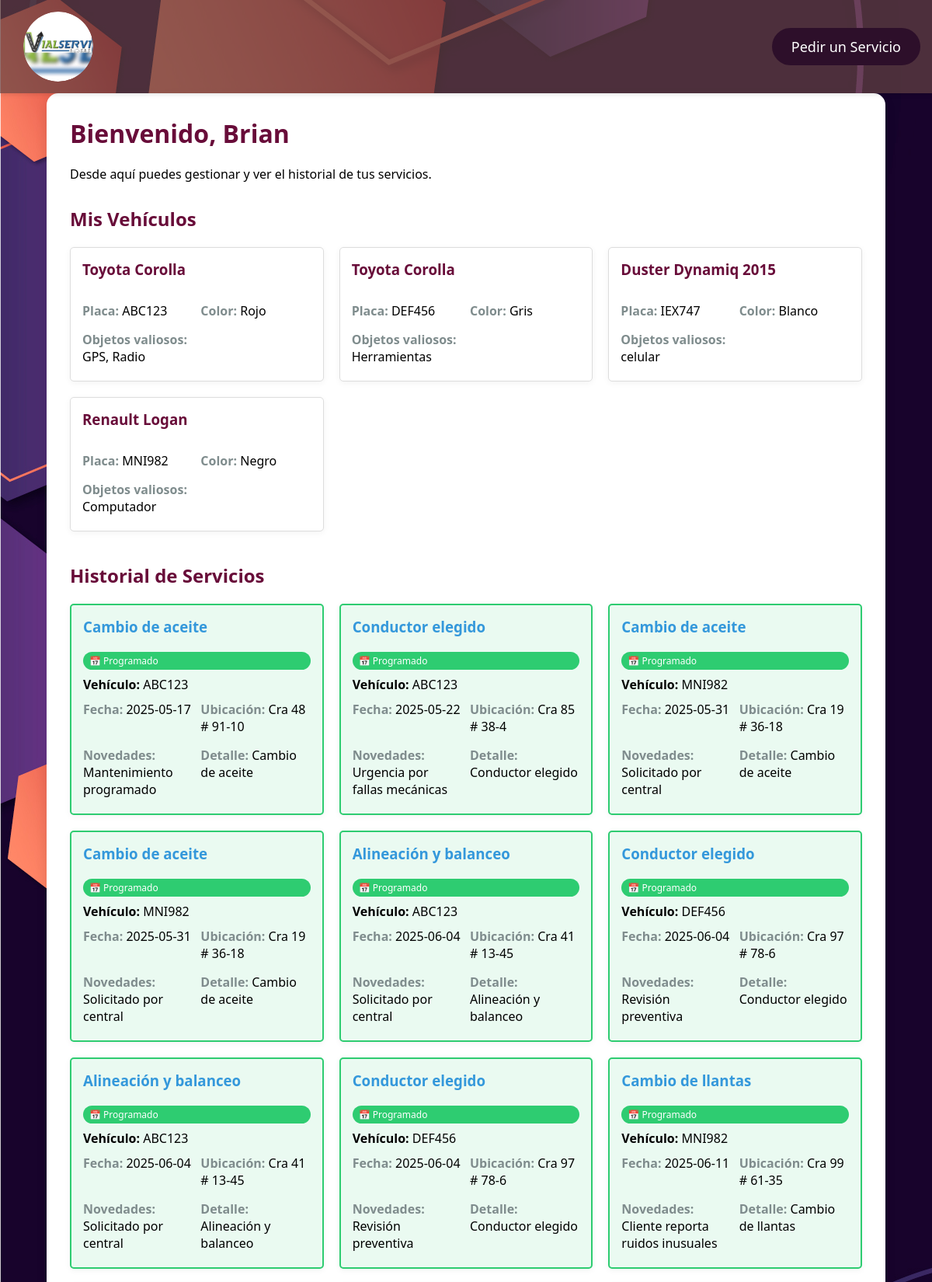
Page /cliente_dashboard.php (signed in, upper part) on the committed database.
### tables this page shows
CREATE TABLE `clientes` (
  `Cedula_Id` int(11) NOT NULL,
  `Nombre` varchar(100) NOT NULL,
  `Apellido` varchar(100) NOT NULL,
  `Teléfono` varchar(20) DEFAULT NULL,
  `Email` varchar(100) NOT NULL,
  `password` varchar(255) NOT NULL
);

CREATE TABLE `vehiculos` (
  `Placa` varchar(20) NOT NULL,
  `Marca` varchar(50) DEFAULT NULL,
  `Modelo` varchar(50) DEFAULT NULL,
  `Color` varchar(20) DEFAULT NULL,
  `Objetos_Valiosos` text DEFAULT NULL,
  `Clientes_Vehiculos` int(11) DEFAULT NULL
);

CREATE TABLE `servicios_realizados` (
  `Servicio_Realizado_id` int(11) NOT NULL,
  `Cedula_Empleado_id_Servicios_Realizados` int(11) DEFAULT NULL,
  `Vehiculo_id_Servicios_Realizados` varchar(20) DEFAULT NULL,
  `Servicio_id_Servicios_Realizados` int(11) DEFAULT NULL,
  `Fecha` date DEFAULT NULL,
  `municipio` int(11) DEFAULT 11,
  `Ubicación` varchar(255) DEFAULT NULL,
  `Novedades` text DEFAULT NULL,
  `Fotos` text DEFAULT NULL,
  `Detalle_Servicio` text DEFAULT NULL,
  `Custodia_Servicio` text DEFAULT NULL,
  `Facturación_Separada` tinyint(1) DEFAULT NULL
);

CREATE TABLE `servicios` (
  `Servicio_id` int(11) NOT NULL,
  `Nombre_Servicio` varchar(100) NOT NULL,
  `Descripción` varchar(255) DEFAULT NULL
);

### cliente_dashboard.php (the view, shortened to what this page needs)
<?php
require_once 'config.php';
$sql_cliente = "SELECT * FROM clientes WHERE Cedula_Id = ?";
$stmt_cliente = $conn->prepare($sql_cliente);
$stmt_cliente->bind_param("i", $_SESSION['cliente_id']);
$stmt_cliente->execute();
$result_cliente = $stmt_cliente->get_result();
$cliente = $result_cliente->fetch_assoc();
$sql_vehiculos = "SELECT * FROM vehiculos WHERE Clientes_Vehiculos = ?";
$stmt_vehiculos = $conn->prepare($sql_vehiculos);
$stmt_vehiculos->bind_param("i", $_SESSION['cliente_id']);
$stmt_vehiculos->execute();
$vehiculos = $stmt_vehiculos->get_result()->fetch_all(MYSQLI_ASSOC);
$servicios = array();
if (!empty($vehiculos)) {
    $placas = array_column($vehiculos, 'Placa');
    $placeholders = implode(',', array_fill(0, count($placas), '?'));
    $sql_servicios = "SELECT sr.*, s.Nombre_Servicio, v.Placa
                     FROM servicios_realizados sr
                     JOIN servicios s ON sr.Servicio_id_Servicios_Realizados = s.Servicio_id
                     JOIN vehiculos v ON sr.Vehiculo_id_Servicios_Realizados = v.Placa
                     WHERE sr.Vehiculo_id_Servicios_Realizados IN ($placeholders)
                     ORDER BY (sr.Fecha >= CURDATE()) DESC, sr.Fecha ASC";
    $stmt_servicios = $conn->prepare($sql_servicios);
    $types = str_repeat('s', count($placas));
    $stmt_servicios->bind_param($types, ...$placas);
    $stmt_servicios->execute();
    $servicios = $stmt_servicios->get_result()->fetch_all(MYSQLI_ASSOC);
}
?>
<!DOCTYPE html>
<html lang="es">
<head>
</head>
<body>
    <div class="sidebar">
        <div class="logo-container">
            <img src="Imagenes/Logo.jpg" alt="Logo VialServi" class="logo">
        </div>
        <div>
            <a href="crear_servicio_realizado_cliente.php">Pedir un Servicio</a>
        </div>
    </div>
    <div class="main-container">
        <div class="welcome-message">
            <h1>Bienvenido, <?php echo htmlspecialchars($cliente['Nombre']); ?></h1>
            <p>Desde aquí puedes gestionar y ver el historial de tus servicios.</p>
        </div>
        <div class="section">
            <h2>Mis Vehículos</h2>
            <div class="section-cards">
                <?php if (!empty($vehiculos)): ?>
                    <?php foreach ($vehiculos as $vehiculo): ?>
                        <div class="vehicle-card">
                            <h3><?php echo htmlspecialchars($vehiculo['Marca'] . ' ' . $vehiculo['Modelo']); ?></h3>
                            <div class="service-details">
                                <div class="detail-item">
                                    <span class="detail-label">Placa:</span>
                                    <span><?php echo htmlspecialchars($vehiculo['Placa']); ?></span>
                                </div>
                                <div class="detail-item">
                                    <span class="detail-label">Color:</span>
                                    <span><?php echo htmlspecialchars($vehiculo['Color']); ?></span>
                                </div>
                                <div class="detail-item">
                                    <span class="detail-label">Objetos valiosos:</span>
                                    <span><?php echo htmlspecialchars($vehiculo['Objetos_Valiosos'] ?? 'Ninguno registrado'); ?></span>
                                </div>
                            </div>
                        </div>
                    <?php endforeach; ?>
                <?php else: ?>
                    <p>No tienes vehículos registrados.</p>
                <?php endif; ?>
            </div>
        </div>
        <div class="section">
            <h2>Historial de Servicios</h2>
            <div class="section-cards">
                <?php if (!empty($servicios)): ?>
                    <?php foreach ($servicios as $servicio): ?>
                        <?php
                        $fechaServicio = strtotime($servicio['Fecha']);
                        $hoy = strtotime(date('Y-m-d'));
                        $esFuturo = $fechaServicio >= $hoy;
                        ?>
                        <div class="service-card <?php echo $esFuturo ? 'futuro' : 'pasado'; ?>">
                            <h3><?php echo htmlspecialchars($servicio['Nombre_Servicio']); ?></h3>
                            <span class="estado-label"><?php echo $esFuturo ? '📅 Programado' : '✅ Completado'; ?></span>
                            <p><strong>Vehículo:</strong> <?php echo htmlspecialchars($servicio['Placa']); ?></p>
                            <div class="service-details">
                                <div class="detail-item">
                                    <span class="detail-label">Fecha:</span>
                                    <span><?php echo htmlspecialchars($servicio['Fecha']); ?></span>
                                </div>
                                <div class="detail-item">
                                    <span class="detail-label">Ubicación:</span>
                                    <span><?php echo htmlspecialchars($servicio['Ubicación']); ?></span>
                                </div>
                                <div class="detail-item">
                                    <span class="detail-label">Novedades:</span>
                                    <span><?php echo htmlspecialchars($servicio['Novedades'] ?? 'Ninguna'); ?></span>
                                </div>
                                <div class="detail-item">
                                    <span class="detail-label">Detalle:</span>
                                    <span><?php echo htmlspecialchars($servicio['Detalle_Servicio']); ?></span>
                                </div>
                            </div>
                        </div>
                    <?php endforeach; ?>
                <?php else: ?>
                    <p>No se encontraron servicios realizados.</p>
                <?php endif; ?>
            </div>
        </div>
    </div>
</body>
</html>

### cliente_dashboard.php (style rules this page uses)
* { margin: 0; padding: 0; box-sizing: border-box; }
body { font-family: 'Segoe UI', Tahoma, Geneva, Verdana, sans-serif; background-image: url('Imagenes/ClienteDasboard.jpg'); background-color: #f5f5f5; }
.sidebar { width: 100%; position: fixed; top: 0; left: 0; background-color: rgba(100, 67, 67, 0.7); padding: 15px 0; z-index: 1000; display: flex; justify-content: space-between; align-items: center; box-shadow: 0 2px 5px rgba(0, 0, 0, 0.1); }
.sidebar a { padding: 12px 25px; text-decoration: none; font-size: 18px; color: #fff; background-color: #2d0f2a; margin-right: 15px; border-radius: 50px; transition: background-color 0.3s ease, transform 0.3s ease; }
.logo-container { margin-left: 30px; border-radius: 50%; width: 90px; height: 90px; overflow: hidden; }
.logo { width: 100%; height: 100%; object-fit: cover; box-shadow: 0 4px 10px rgba(0, 0, 0, 0.2); border-radius: 50%; }
.main-container { width: 90%; max-width: 1200px; margin: 120px auto 40px; background-color: white; padding: 30px; border-radius: 15px; box-shadow: 0 6px 15px rgba(0, 0, 0, 0.1); }
h1, h2, h3 { color: #680c39; margin-bottom: 20px; }
.welcome-message { margin-bottom: 30px; }
.section { margin-bottom: 40px; }
.section-cards { display: grid; grid-template-columns: repeat(auto-fill, minmax(300px, 1fr)); gap: 20px; }
.vehicle-card, .service-card { background-color: white; border: 1px solid #ddd; border-radius: 5px; padding: 15px; display: flex; flex-direction: column; justify-content: space-between; height: 100%; box-shadow: 0 2px 8px rgba(0, 0, 0, 0.05); transition: transform 0.2s ease; }
.service-card h3 { margin-top: 0; color: #3498db; }
.service-details { display: grid; grid-template-columns: repeat(auto-fit, minmax(140px, 1fr)); gap: 10px; margin-top: 10px; }
.service-card.futuro { border: 2px solid #2ecc71; background-color: #eafaf1; }
.estado-label { display: inline-block; padding: 3px 8px; font-size: 12px; color: white; border-radius: 12px; margin-bottom: 8px; }
.service-card.futuro .estado-label { background-color: #2ecc71; }
.detail-item { margin-bottom: 5px; }
.detail-label { font-weight: bold; color: #7f8c8d; }

### rows in the picture
clientes: Nombre "Brian"
vehiculos: Marca+Modelo "Toyota Corolla", Placa "ABC123", Color "Rojo", Objetos_Valiosos "GPS, Radio"
vehiculos: Marca+Modelo "Toyota Corolla", Placa "DEF456", Color "Gris", Objetos_Valiosos "Herramientas"
vehiculos: Marca+Modelo "Duster Dynamiq 2015", Placa "IEX747", Color "Blanco", Objetos_Valiosos "celular"
vehiculos: Marca+Modelo "Renault Logan", Placa "MNI982", Color "Negro", Objetos_Valiosos "Computador"
servicios_realizados: Servicio_id_Servicios_Realizados.Nombre_Servicio "Cambio de aceite", shows "📅 Programado", Vehiculo_id_Servicios_Realizados.Placa "ABC123", Fecha "2025-05-17", Ubicación "Cra 48 # 91-10", Novedades "Mantenimiento programado", Detalle_Servicio "Cambio de aceite"
servicios_realizados: Servicio_id_Servicios_Realizados.Nombre_Servicio "Conductor elegido", shows "📅 Programado", Vehiculo_id_Servicios_Realizados.Placa "ABC123", Fecha "2025-05-22", Ubicación "Cra 85 # 38-4", Novedades "Urgencia por fallas mecánicas", Detalle_Servicio "Conductor elegido"
servicios_realizados: Servicio_id_Servicios_Realizados.Nombre_Servicio "Cambio de aceite", shows "📅 Programado", Vehiculo_id_Servicios_Realizados.Placa "MNI982", Fecha "2025-05-31", Ubicación "Cra 19 # 36-18", Novedades "Solicitado por central", Detalle_Servicio "Cambio de aceite"
servicios_realizados: Servicio_id_Servicios_Realizados.Nombre_Servicio "Cambio de aceite", shows "📅 Programado", Vehiculo_id_Servicios_Realizados.Placa "MNI982", Fecha "2025-05-31", Ubicación "Cra 19 # 36-18", Novedades "Solicitado por central", Detalle_Servicio "Cambio de aceite"
servicios_realizados: Servicio_id_Servicios_Realizados.Nombre_Servicio "Alineación y balanceo", shows "📅 Programado", Vehiculo_id_Servicios_Realizados.Placa "ABC123", Fecha "2025-06-04", Ubicación "Cra 41 # 13-45", Novedades "Solicitado por central", Detalle_Servicio "Alineación y balanceo"
servicios_realizados: Servicio_id_Servicios_Realizados.Nombre_Servicio "Conductor elegido", shows "📅 Programado", Vehiculo_id_Servicios_Realizados.Placa "DEF456", Fecha "2025-06-04", Ubicación "Cra 97 # 78-6", Novedades "Revisión preventiva", Detalle_Servicio "Conductor elegido"
servicios_realizados: Servicio_id_Servicios_Realizados.Nombre_Servicio "Alineación y balanceo", shows "📅 Programado", Vehiculo_id_Servicios_Realizados.Placa "ABC123", Fecha "2025-06-04", Ubicación "Cra 41 # 13-45", Novedades "Solicitado por central", Detalle_Servicio "Alineación y balanceo"
servicios_realizados: Servicio_id_Servicios_Realizados.Nombre_Servicio "Conductor elegido", shows "📅 Programado", Vehiculo_id_Servicios_Realizados.Placa "DEF456", Fecha "2025-06-04", Ubicación "Cra 97 # 78-6", Novedades "Revisión preventiva", Detalle_Servicio "Conductor elegido"
servicios_realizados: Servicio_id_Servicios_Realizados.Nombre_Servicio "Cambio de llantas", shows "📅 Programado", Vehiculo_id_Servicios_Realizados.Placa "MNI982", Fecha "2025-06-11", Ubicación "Cra 99 # 61-35", Novedades "Cliente reporta ruidos inusuales", Detalle_Servicio "Cambio de llantas"
